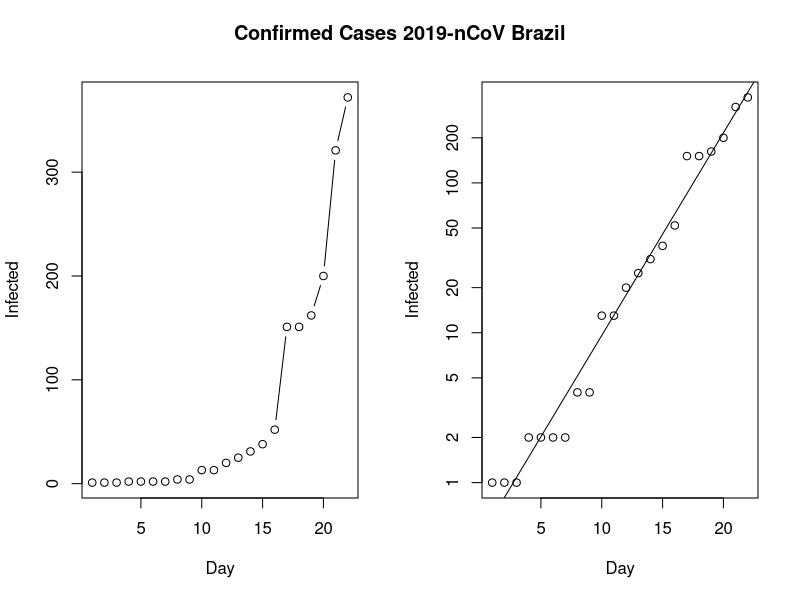
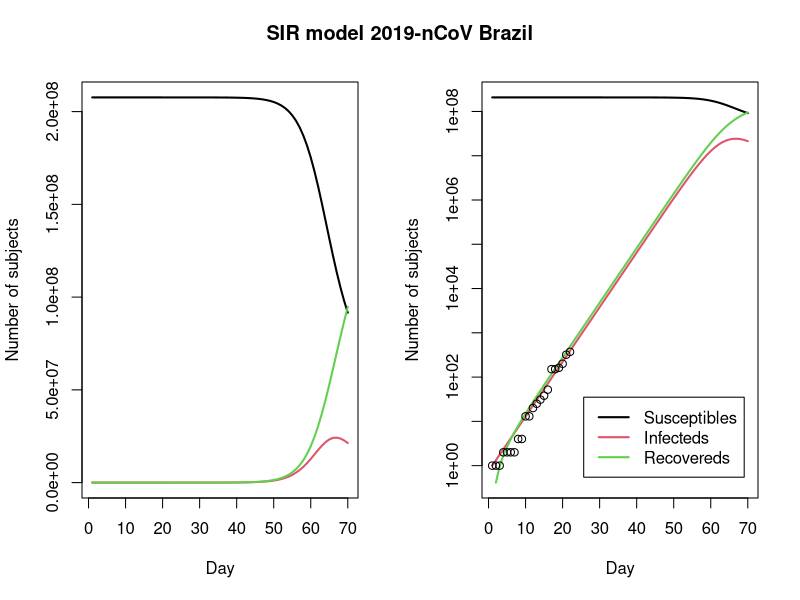
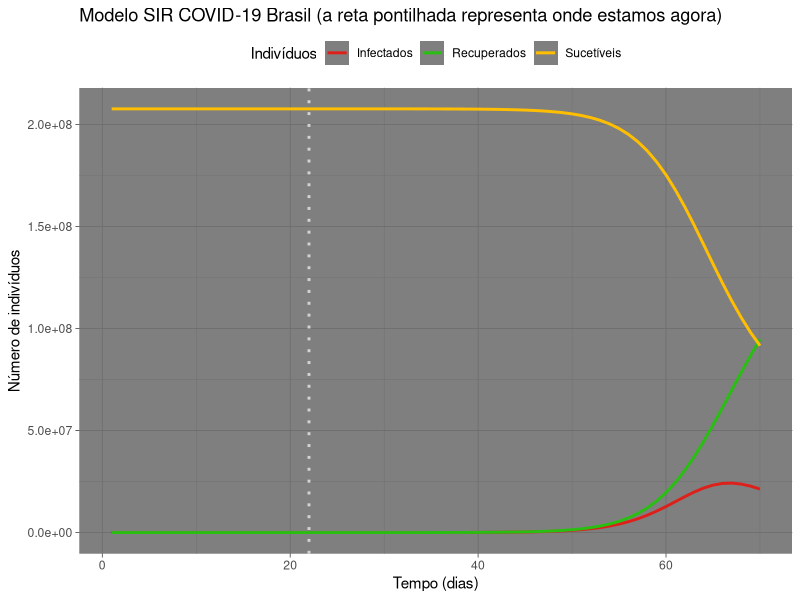

The R source for these figures, in order:
Infected <- c(1, 1,	1, 2,	2,	2,	2,	4,	4,	13,	13,	20,	25,	31,	38,	52,	151,	151,	162,	200,	321,	372)
Day <- 1:(length(Infected))
N <- 207660929 # population of mainland china

old <- par(mfrow = c(1, 2))
plot(Day, Infected, type ="b")
plot(Day, Infected, log = "y")
abline(lm(log10(Infected) ~ Day))
title("Confirmed Cases 2019-nCoV Brazil", outer = TRUE, line = -2)

SIR <- function(time, state, parameters) {
  par <- as.list(c(state, parameters))
  with(par, {
    dS <- -beta/N * I * S
    dI <- beta/N * I * S - gamma * I
    dR <- gamma * I
    list(c(dS, dI, dR))
  })
}

library(deSolve)
init <- c(S = N-Infected[1], I = Infected[1], R = 0)
RSS <- function(parameters) {
  names(parameters) <- c("beta", "gamma")
  out <- ode(y = init, times = Day, func = SIR, parms = parameters)
  fit <- out[ , 3]
  sum((Infected - fit)^2)
}

Opt <- optim(c(0.5, 0.5), RSS, method = "L-BFGS-B", lower = c(0, 0), upper = c(1, 1)) # optimize with some sensible conditions
Opt$message
## [1] "CONVERGENCE: REL_REDUCTION_OF_F <= FACTR*EPSMCH"

Opt_par <- setNames(Opt$par, c("beta", "gamma"))
Opt_par
##      beta     gamma 
## 0.6746089 0.3253912

t <- 1:70 # time in days
fit <- data.frame(ode(y = init, times = t, func = SIR, parms = Opt_par))
col <- 1:3 # colour

matplot(fit$time, fit[ , 2:4], type = "l", xlab = "Day", ylab = "Number of subjects", lwd = 2, lty = 1, col = col)
matplot(fit$time, fit[ , 2:4], type = "l", xlab = "Day", ylab = "Number of subjects", lwd = 2, lty = 1, col = col, log = "y")
## Warning in xy.coords(x, y, xlabel, ylabel, log = log): 1 y value <= 0
## omitted from logarithmic plot

points(Day, Infected)
legend("bottomright", c("Susceptibles", "Infecteds", "Recovereds"), lty = 1, lwd = 2, col = col, inset = 0.05)
title("SIR model 2019-nCoV Brazil", outer = TRUE, line = -2)

library(tidyr)
fitlong <- gather(data = fit, key = "subjects", value = "number", -time)

fitlong$subjects <- factor(fitlong$subjects, labels = c("Infectados", "Recuperados", "Sucetíveis"))


library(ggplot2)

cbPalette <- c("#de201a", "#29bf12", "#ffbf00")
p <- ggplot(data = fitlong,
            mapping = aes(x = time, y = number, colour = subjects)) +
  geom_line(size = 1) + 
  geom_vline(xintercept = 22, linetype="dotted", colour = "#D3D3D3", size = 1) +
  labs(x = "Tempo (dias)", y = "Número de indivíduos", colour = "Indivíduos") +
  theme_dark() + theme(legend.position = "top") +
  scale_colour_manual(values = cbPalette) +
  ggtitle("Modelo SIR COVID-19 Brasil (a reta pontilhada representa onde estamos agora)")
print(p)
